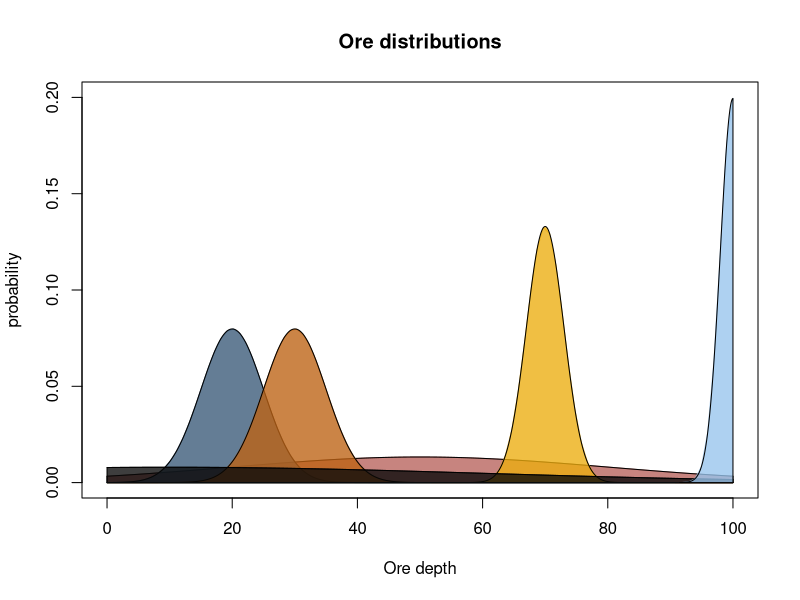

The R script that drew this image:

colors = c(rgb(184, 98, 92,200, maxColorValue = 255), rgb(235, 173, 16, 200, maxColorValue = 255),
           rgb(58, 90, 120, 200, maxColorValue = 255), rgb(189, 99, 20, 200, maxColorValue = 255),
           rgb(10, 10, 10, 200, maxColorValue = 255), rgb(152, 196, 237, 200, maxColorValue = 255))
#iron gold zinc copper coal
mean=c(50, 70, 20, 30, 10, 100)
sd=c(30, 3, 5, 5, 50, 2)
x <- seq(0, 100,length=100)
lower.x <- 0
upper.x <- 100
step <- (upper.x - lower.x) / 1000

hx <- dnorm(x,mean[1],sd[1])
plot(x, hx, type ='l', xlab="Ore depth", ylab="probability",
     main="Ore distributions", col = colors[1], ylim = c(0,0.2))

cord.x <- c(lower.x,seq(lower.x,upper.x,step),upper.x)
cord.y <- c(0,dnorm(seq(lower.x,upper.x,step),mean[1], sd[1]),0)
polygon(cord.x,cord.y,col=colors[1])

for( i in 2:length(mean)){
  hx <- dnorm(x,mean[i],sd[i])
  lines(x, hx, col = colors[i])
  cord.x <- c(lower.x,seq(lower.x,upper.x,step),upper.x)
  cord.y <- c(0,dnorm(seq(lower.x,upper.x,step),mean[i], sd[i]),0)
  polygon(cord.x,cord.y,col=colors[i]) 
}

  